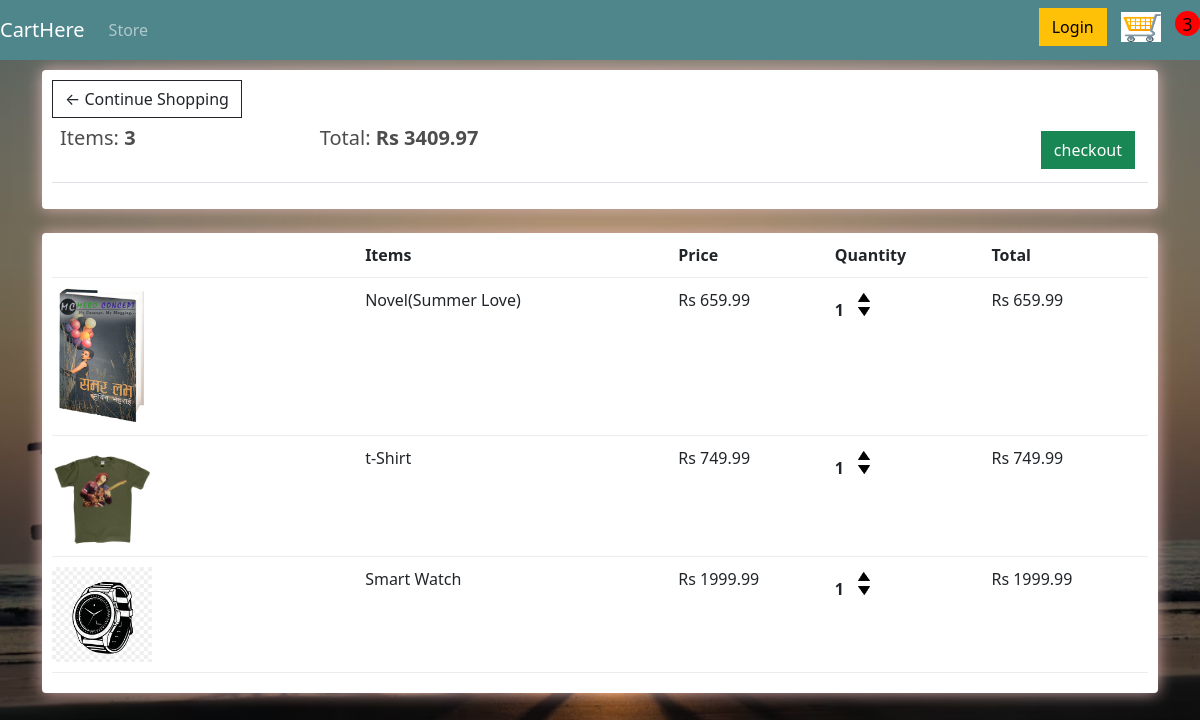
The app's page /cart/ (signed in), older data.
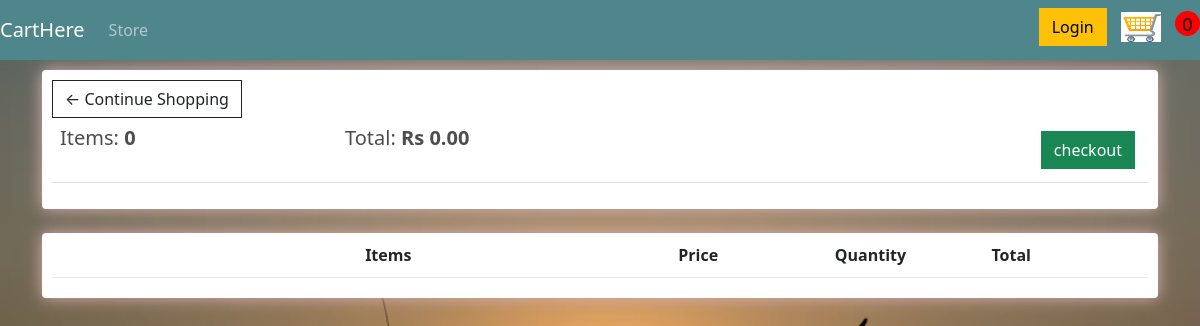
The same page, newer data.
### store/models.py (models this page shows, shortened)
class Order(models.Model):
    customer=models.ForeignKey(Customer, on_delete=models.SET_NULL, null= True, blank=True)
    date_ordered = models.DateTimeField(auto_now_add=True)
    complete=models.BooleanField(default=False)
    transaction_id=models.CharField(max_length=100, null=True)
    @property
    def get_cart_total(self):
        orderitems = self.orderitem_set.all()
        total = sum([item.get_total for item in orderitems])
        return total
    @property
    def get_cart_items(self):
        orderitems = self.orderitem_set.all()
        total = sum([item.quantity for item in orderitems])
        return total

class OrderItem(models.Model):
    product=models.ForeignKey(Product, on_delete=models.SET_NULL, null=True, blank=True)
    order = models.ForeignKey(Order, on_delete=models.SET_NULL, null=True, blank= True)
    quantity = models.IntegerField(default=0, null=True, blank=True)
    added_date=models.DateTimeField(auto_now_add=True)
    @property
    def get_total(self):
        total = self.product.price * self.quantity
        return total

class Product(models.Model):
    name=models.CharField(max_length=100, null=True)
    price=models.FloatField()
    digital=models.BooleanField(default=False, null=True, blank=True)
    image = models.ImageField(upload_to='images', null=True)
    @property
    def imageURL(self):
        try:
            url =self.image.url
        except:
            url = ' '
        return url

### store/views.py (the view)
# urls.py: path('cart/', views.cart, name='cart'),
def cart(request):
    data = cartData(request)
    cartItems = data['cartItems']
    order = data['order']
    items = data['items']
    context = {'items':items, 'order':order, 'cartItems':cartItems}
    return render(request, 'pages/cart.html', context)

### store/utils.py (called while the page is built)
def cartData(request):
    if request.user.is_authenticated:
        customer = request.user.customer
        order, created = Order.objects.get_or_create(customer=customer, complete = False)
        items = order.orderitem_set.all()
        cartItems=order.get_cart_items
    else:
        cookieData = cookieCart(request)
        cartItems = cookieData['cartItems']
        order = cookieData['order']
        items = cookieData['items']
    return {'cartItems': cartItems, 'order': order, 'items':items}

### Templates/pages/cart.html
{% extends "base.html" %}
{% load static %}
{% block content %}
<div class="row">
    <div class="col-lg-12">
        <div class="box-element">
            <a  class="btn btn-outline-dark" href="{% url 'store' %}">&#x2190; Continue Shopping</a>
            <br>
            <table class="table">
                <tr>
                    <th><h5>Items: <strong>{{order.get_cart_items}}</strong></h5></th>
                    <th><h5>Total: <strong>Rs {{order.get_cart_total|floatformat:2}}</strong></h5></th>
                    <th>
                        <a style="float: right; margin:5px; " class="btn btn-success" href="{% url 'checkout' %}">checkout</a>
                    </th>
                </tr>
            </table>
        </div>
        <br>
        <div class="box-element">
            <div class="cart-row">
                    <div style="flex:2"></div>
                    <div style="flex:2"><strong>Items</strong></div>
                    <div style="flex:1"><strong>Price</strong></div>
                    <div style="flex:1"><strong>Quantity</strong></div>
                    <div style="flex:1"><strong>Total</strong></div>
            </div>
            {% for item in items %}
            <div class="cart-row">
                    <div style="flex:2"><img class="row-image" src="{{item.product.imageURL}}" alt=""></div>
                    <div style="flex:2">{{item.product.name}}</div>
                    <div style="flex:1">Rs {{item.product.price|floatformat:2}}</div>
                    <div style="flex:1">
                        <p class="quantity">{{item.quantity}}</p>
			<div class="quantity">
				<img class="chg-quantity update-cart" data-product={{item.product.id}} data-action = 'add' src="{% static  'images/arrow-up.png' %}">
				<img class="chg-quantity update-cart" data-product={{item.product.id}} data-action = 'remove' src="{% static  'images/arrow-down.png' %}">
			</div>
                    </div>
                    <div style="flex:1">Rs {{item.get_total|floatformat:2}}</div>
            </div>
            {% endfor %}
        </div>
    </div>
</div>
{% endblock content %}

Row changes from the older to the newer data that the page shows:
no longer on this page (row edited): Order: get_cart_items "3", get_cart_total "3409.97"
no longer on this page (row unchanged): OrderItem: product.imageURL (picture), product.name "Novel(Summer Love)", product.price "659.99", quantity "1", get_total "659.99"
no longer on this page (row unchanged): OrderItem: product.imageURL (picture), product.name "t-Shirt", product.price "749.99", quantity "1", get_total "749.99"
no longer on this page (row unchanged): OrderItem: product.imageURL (picture), product.name "Smart Watch", product.price "1999.99", quantity "1", get_total "1999.99"
added Order: get_cart_items "0", get_cart_total "0.00"
Text that changed along with them:
{{ cartItems }}: "3" → "0"
